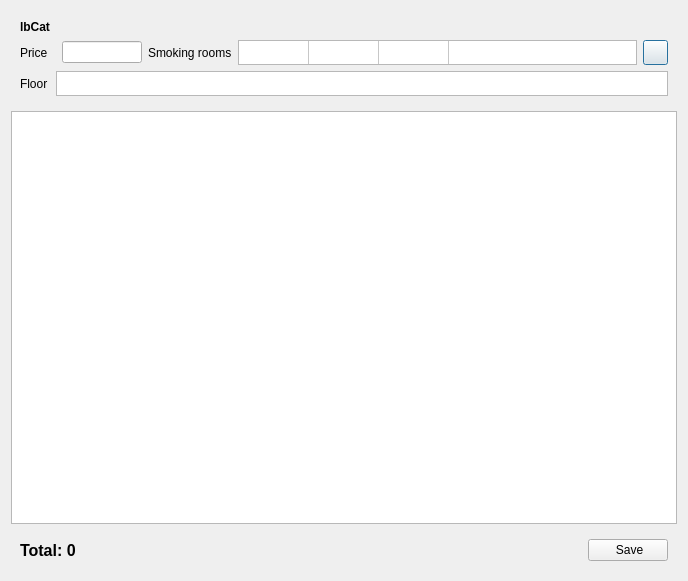
<?xml version="1.0" encoding="UTF-8"?>
<ui version="4.0">
 <class>DlgSimpleSelectRoom</class>
 <widget class="QDialog" name="DlgSimpleSelectRoom">
  <property name="geometry">
   <rect>
    <x>0</x>
    <y>0</y>
    <width>688</width>
    <height>581</height>
   </rect>
  </property>
  <property name="windowTitle">
   <string>Room list</string>
  </property>
  <layout class="QVBoxLayout" name="verticalLayout">
   <item>
    <widget class="QWidget" name="widget" native="true">
     <property name="minimumSize">
      <size>
       <width>0</width>
       <height>30</height>
      </size>
     </property>
     <layout class="QGridLayout" name="gridLayout">
      <item row="2" column="0">
       <widget class="QLabel" name="label_26">
        <property name="text">
         <string>Floor</string>
        </property>
       </widget>
      </item>
      <item row="1" column="0">
       <widget class="QLabel" name="label_25">
        <property name="text">
         <string>Price</string>
        </property>
       </widget>
      </item>
      <item row="1" column="2">
       <widget class="EQLineEdit" name="lePrice">
        <property name="maximumSize">
         <size>
          <width>80</width>
          <height>16777215</height>
         </size>
        </property>
       </widget>
      </item>
      <item row="2" column="1" colspan="5">
       <widget class="QTableWidget" name="tblFloor">
        <property name="maximumSize">
         <size>
          <width>16777215</width>
          <height>25</height>
         </size>
        </property>
        <property name="verticalScrollBarPolicy">
         <enum>Qt::ScrollBarAlwaysOff</enum>
        </property>
        <property name="horizontalScrollBarPolicy">
         <enum>Qt::ScrollBarAlwaysOff</enum>
        </property>
        <property name="editTriggers">
         <set>QAbstractItemView::NoEditTriggers</set>
        </property>
        <property name="selectionMode">
         <enum>QAbstractItemView::SingleSelection</enum>
        </property>
        <attribute name="horizontalHeaderVisible">
         <bool>false</bool>
        </attribute>
        <attribute name="horizontalHeaderDefaultSectionSize">
         <number>25</number>
        </attribute>
        <attribute name="verticalHeaderVisible">
         <bool>false</bool>
        </attribute>
        <attribute name="verticalHeaderDefaultSectionSize">
         <number>25</number>
        </attribute>
       </widget>
      </item>
      <item row="1" column="5">
       <widget class="QPushButton" name="btnClearRoomFilter">
        <property name="minimumSize">
         <size>
          <width>25</width>
          <height>25</height>
         </size>
        </property>
        <property name="maximumSize">
         <size>
          <width>25</width>
          <height>25</height>
         </size>
        </property>
        <property name="text">
         <string/>
        </property>
        <property name="icon">
         <iconset resource="res.qrc">
          <normaloff>:/images/remove_filter.png</normaloff>:/images/remove_filter.png</iconset>
        </property>
       </widget>
      </item>
      <item row="1" column="3">
       <widget class="QLabel" name="label_27">
        <property name="text">
         <string>Smoking rooms</string>
        </property>
       </widget>
      </item>
      <item row="0" column="0">
       <widget class="QLabel" name="lbCat">
        <property name="font">
         <font>
          <pointsize>9</pointsize>
          <weight>75</weight>
          <bold>true</bold>
         </font>
        </property>
        <property name="text">
         <string>lbCat</string>
        </property>
       </widget>
      </item>
      <item row="1" column="4">
       <widget class="QTableWidget" name="tblSmoke">
        <property name="maximumSize">
         <size>
          <width>16777215</width>
          <height>25</height>
         </size>
        </property>
        <property name="verticalScrollBarPolicy">
         <enum>Qt::ScrollBarAlwaysOff</enum>
        </property>
        <property name="horizontalScrollBarPolicy">
         <enum>Qt::ScrollBarAlwaysOff</enum>
        </property>
        <property name="editTriggers">
         <set>QAbstractItemView::NoEditTriggers</set>
        </property>
        <property name="selectionMode">
         <enum>QAbstractItemView::SingleSelection</enum>
        </property>
        <attribute name="horizontalHeaderVisible">
         <bool>false</bool>
        </attribute>
        <attribute name="horizontalHeaderDefaultSectionSize">
         <number>70</number>
        </attribute>
        <attribute name="verticalHeaderVisible">
         <bool>false</bool>
        </attribute>
        <attribute name="verticalHeaderDefaultSectionSize">
         <number>25</number>
        </attribute>
        <row>
         <property name="text">
          <string>New Row</string>
         </property>
        </row>
        <column>
         <property name="text">
          <string>New Column</string>
         </property>
        </column>
        <column>
         <property name="text">
          <string>New Column</string>
         </property>
        </column>
        <column>
         <property name="text">
          <string>New Column</string>
         </property>
        </column>
       </widget>
      </item>
     </layout>
    </widget>
   </item>
   <item>
    <widget class="EQTableWidget" name="tblData">
     <property name="sizePolicy">
      <sizepolicy hsizetype="Expanding" vsizetype="Expanding">
       <horstretch>0</horstretch>
       <verstretch>2</verstretch>
      </sizepolicy>
     </property>
     <property name="editTriggers">
      <set>QAbstractItemView::NoEditTriggers</set>
     </property>
     <property name="selectionMode">
      <enum>QAbstractItemView::NoSelection</enum>
     </property>
     <attribute name="horizontalHeaderVisible">
      <bool>true</bool>
     </attribute>
     <attribute name="horizontalHeaderDefaultSectionSize">
      <number>130</number>
     </attribute>
     <attribute name="horizontalHeaderHighlightSections">
      <bool>false</bool>
     </attribute>
     <attribute name="verticalHeaderVisible">
      <bool>true</bool>
     </attribute>
     <attribute name="verticalHeaderHighlightSections">
      <bool>false</bool>
     </attribute>
    </widget>
   </item>
   <item>
    <widget class="QWidget" name="widget_2" native="true">
     <layout class="QHBoxLayout" name="horizontalLayout">
      <item>
       <widget class="QLabel" name="lbTotal">
        <property name="font">
         <font>
          <pointsize>12</pointsize>
          <weight>75</weight>
          <bold>true</bold>
         </font>
        </property>
        <property name="text">
         <string>Total: 0</string>
        </property>
       </widget>
      </item>
      <item>
       <widget class="QPushButton" name="btnMultiSelect">
        <property name="minimumSize">
         <size>
          <width>0</width>
          <height>0</height>
         </size>
        </property>
        <property name="maximumSize">
         <size>
          <width>80</width>
          <height>555</height>
         </size>
        </property>
        <property name="text">
         <string> Save</string>
        </property>
        <property name="icon">
         <iconset resource="res.qrc">
          <normaloff>:/images/save.png</normaloff>:/images/save.png</iconset>
        </property>
       </widget>
      </item>
     </layout>
    </widget>
   </item>
  </layout>
 </widget>
 <customwidgets>
  <customwidget>
   <class>EQLineEdit</class>
   <extends>QLineEdit</extends>
   <header location="global">eqlineedit.h</header>
   <slots>
    <signal>customButtonClicked(bool)</signal>
   </slots>
  </customwidget>
  <customwidget>
   <class>EQTableWidget</class>
   <extends>QTableWidget</extends>
   <header location="global">eqtablewidget.h</header>
  </customwidget>
 </customwidgets>
 <resources>
  <include location="res.qrc"/>
 </resources>
 <connections/>
</ui>
